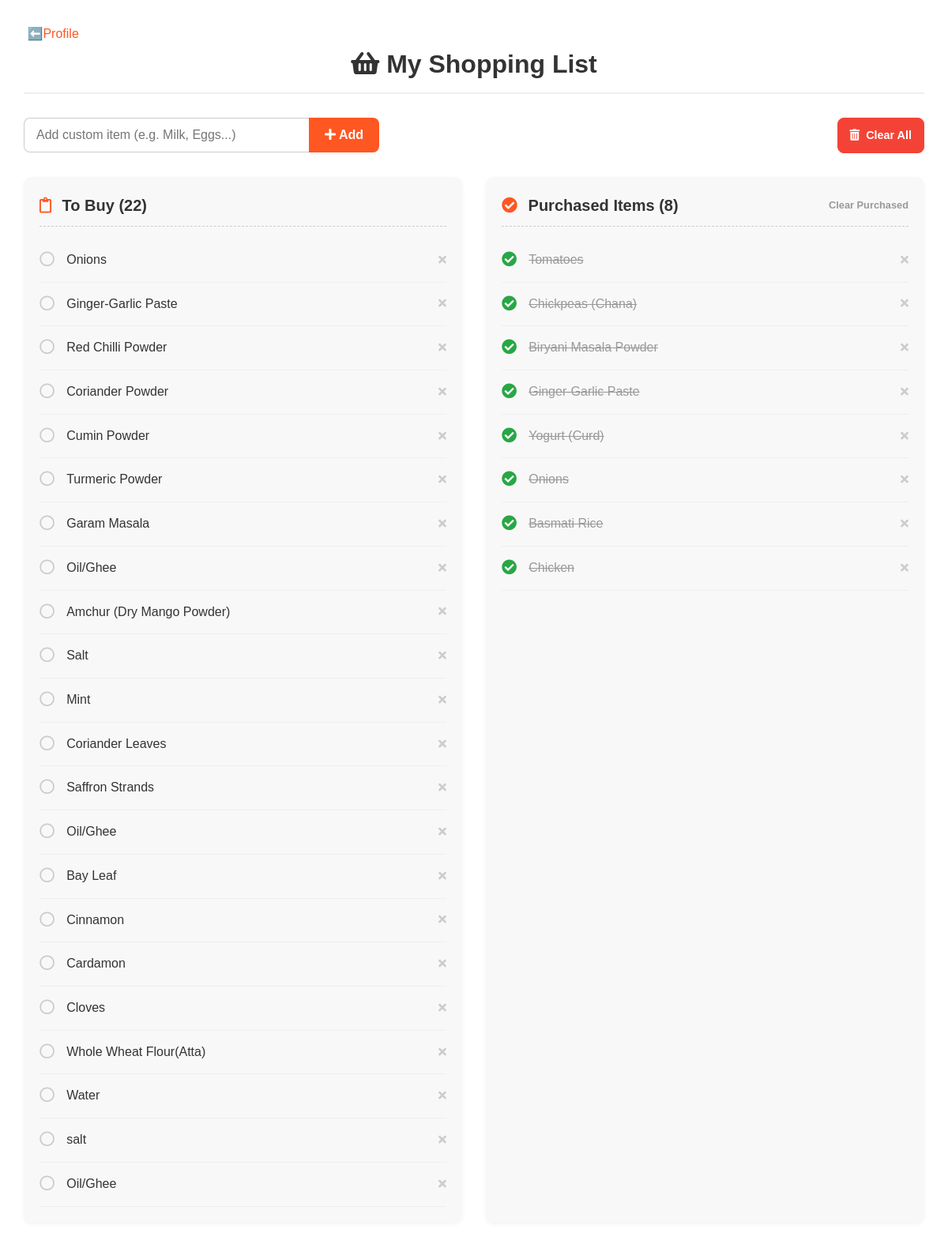
/accounts/shopping-list/ (signed in), run on an earlier commit of the app's database.
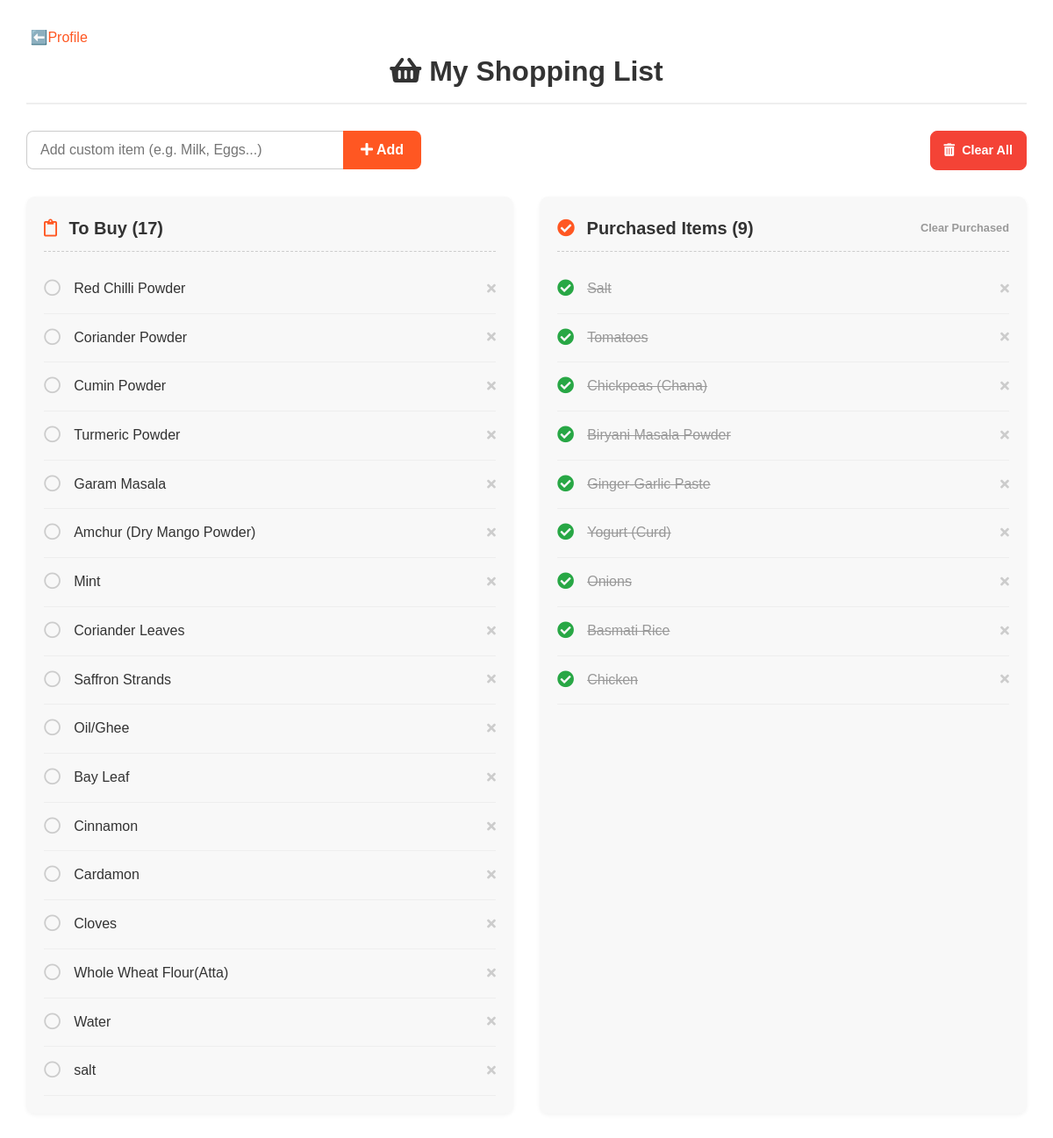
And on a later commit of the database.
### accounts/models.py (models this page shows, shortened)
class ShoppingListItem(models.Model):
    user = models.ForeignKey(User,on_delete=models.CASCADE,related_name='shopping_list')
    recipe = models.ForeignKey(Recipe, on_delete=models.SET_NULL, null=True, blank=True)
    name = models.CharField(max_length=255)
    quantity = models.CharField(max_length=50, blank=True, null=True)
    unit = models.CharField(max_length=50, blank=True, null=True)
    is_purchased = models.BooleanField(default=False)
    added_at = models.DateTimeField(auto_now_add=True)
    class Meta:
        unique_together = ('user', 'name')

### accounts/views.py (the view)
# urls.py: path('shopping-list/', views.shopping_list_view, name='shopping_list'),
@login_required
def shopping_list_view(request):
    all_items = ShoppingListItem.objects.filter(user=request.user)
    to_buy_items = all_items.filter(is_purchased=False).order_by('recipe__name', 'added_at')
    purchased_items = all_items.filter(is_purchased=True).order_by('-added_at') # Order by most recently purchased first
    context = {
        'to_buy_items': to_buy_items,
        'purchased_items': purchased_items,
        'active_tab': 'shopping_list',
        'has_any_items': all_items.exists(),
    }
    return render(request, 'accounts/shopping_list.html', context)

### accounts/templates/accounts/shopping_list.html (shortened to what the changed rows need)
{% load static %}
<!DOCTYPE html>
<html lang="en">
<head>
    <link rel="stylesheet" href="{% static 'style.css' %}">
    <link rel="stylesheet" href="https://cdnjs.cloudflare.com/ajax/libs/font-awesome/5.15.4/css/all.min.css">
</head>
<body>
<div class="shopping-page-wrapper">
    <div class="container shopping-card-container">
        <div class="header-top-bar">
            <h1 class="shopping-main-title"><i class="fas fa-shopping-basket"></i> My Shopping List</h1>
        </div>
        {% if has_any_items %}
        <div class="shopping-page-grid-v2">
            <div class="list-column-v2 to-buy-column">
                <div class="column-header-v2">
                    <h2><i class="far fa-clipboard"></i> To Buy ({{ to_buy_items|length }})</h2>
                </div>
                <div class="column-body-v2">
                    {% for item in to_buy_items %}
                        <div class="shopping-item-v3">
                            <a href="{% url 'toggle_purchased' item.id %}" class="check-action-v3" title="Mark as Purchased">
                                <i class="far fa-circle"></i>
                            </a>
                            <span class="item-name-v3">{{ item.name }}</span>
                            <a href="{% url 'delete_shopping_item' item.id %}" class="btn-delete-item-v3" onclick="return confirm('Remove {{ item.name }} from the list?');" title="Delete Item">
                                <i class="fas fa-times"></i>
                            </a>
                        </div>
                    {% empty %}
                        {% if purchased_items %}
                            <p class="empty-column-message purchased-all-msg">All items purchased! You're ready to cook! 🎉</p>
                        {% else %}
                            <p class="empty-column-message">Start by adding your first ingredient above.</p>
                        {% endif %}
                    {% endfor %}
                </div>
            </div>
            <div class="list-column-v2 purchased-column-v2">
                <div class="column-header-v2">
                    <h2><i class="fas fa-check-circle"></i> Purchased Items ({{ purchased_items|length }})</h2>
                    <a href="{% url 'clear_purchased' %}" class="btn-clear-purchased-v2" onclick="return confirm('Are you sure you want to clear all purchased items?');">Clear Purchased</a>
                </div>
                <div class="column-body-v2">
                    {% for item in purchased_items %}
                        <div class="shopping-item-v3 purchased-v3">
                            <a href="{% url 'toggle_purchased' item.id %}" class="check-action-v3" title="Move back to To Buy">
                                <i class="fas fa-check-circle"></i>
                            </a>
                            <span class="item-name-v3">{{ item.name }}</span>
                            <a href="{% url 'delete_shopping_item' item.id %}" class="btn-delete-item-v3" onclick="return confirm('Remove {{ item.name }} from the list?');" title="Delete Item">
                                <i class="fas fa-times"></i>
                            </a>
                        </div>
                    {% empty %}
                        <p class="empty-column-message">Nothing purchased yet. Click a circle on the left to move it here!</p>
                    {% endfor %}
                </div>
            </div>
        </div>
        {% endif %}
    </div>
</div>
</body>
</html>

What changed in the data, as far as the page shows it:
removed ShoppingListItem: name "Onions", shown under "To Buy (22)"
removed ShoppingListItem: name "Ginger-Garlic Paste", shown under "To Buy (22)"
removed ShoppingListItem: name "Oil/Ghee", shown under "To Buy (22)"
removed ShoppingListItem: name "Oil/Ghee", shown under "To Buy (22)"
changed ShoppingListItem "Salt": moves from the list under "To Buy (22)" to the list under "Purchased Items (9)"
Also different on the page:
{{ to_buy_items|length }}: "22" → "17"
{{ purchased_items|length }}: "8" → "9"
